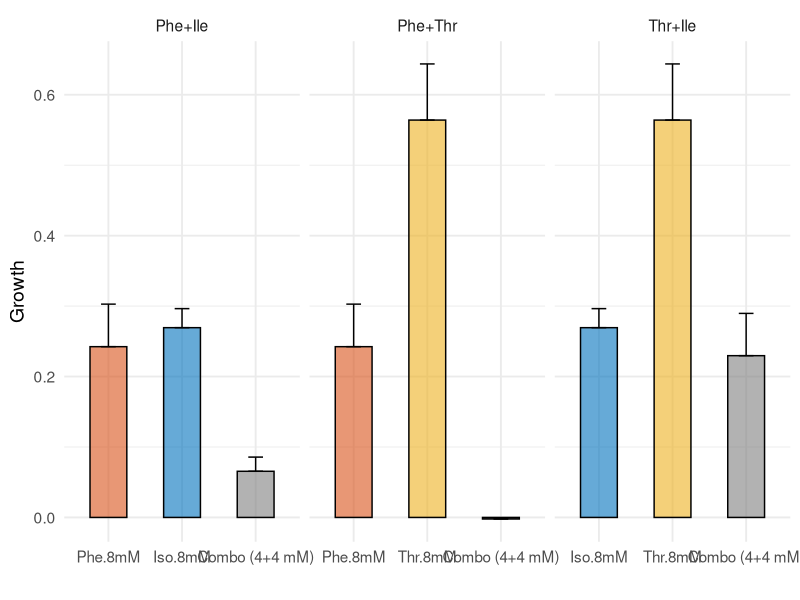

This figure's R source:
library(dplyr)
library(tidyr)
library(pracma)
library(broom)
library(ggplot2)
library(gridExtra)

##import AUC data:
auc_results = read.csv('./synergy-analysis/data/auc.csv')
auc_summary = read.csv('./synergy-analysis/data/auc_summary.csv')

##calculate growth:
auc_results <- auc_results %>%
  left_join(
    auc_results %>% 
      filter(Condition == "WT") %>% 
      select(Batch, AUC_control = AUC),
    by = "Batch"
  ) %>%
  mutate(growth = (AUC / AUC_control))

##define dose-sparing comparisons:
dose_sparing_list <- list(
  "Phe+Ile" = list(
    singles = c("Phe.8mM", "Iso.8mM"),
    combo   = "Phe.4mM...Iso.4mM"
  ),
  "Phe+Thr" = list(
    singles = c("Phe.8mM", "Thr.8mM"),
    combo   = "Phe.4mM..Thr.4mM"
  ),
  "Thr+Ile" = list(
    singles = c("Thr.8mM", "Iso.8mM"),
    combo   = "Thr.4mM...Iso.4mM"
  )
)

##plotting dataframe:
plot_data_all <- data.frame()
for (grp in names(dose_sparing_list)) {
  singles <- dose_sparing_list[[grp]]$singles
  combo   <- dose_sparing_list[[grp]]$combo
  # Singles (8 mM)
  singles_df <- auc_results %>%
    filter(Condition %in% singles) %>%
    group_by(Condition) %>%
    summarise(
      mean_growth = mean(growth),
      SE_growth   = sd(growth)/sqrt(n()),
      .groups = "drop"
    ) %>%
    mutate(Group = grp)
  # Combo (4+4 mM)
  combo_df <- auc_results %>%
    filter(Condition == combo) %>%
    summarise(
      mean_growth = mean(growth),
      SE_growth   = sd(growth)/sqrt(n()),
      .groups = "drop"
    ) %>%
    mutate(
      Condition = "Combo (4+4 mM)",
      Group = grp
    )
  plot_data_all <- bind_rows(plot_data_all, singles_df, combo_df)
}
plot_data_all$Condition <- factor(
  plot_data_all$Condition,
  levels = c("Phe.8mM", "Iso.8mM", "Thr.8mM", "Combo (4+4 mM)")
)

##plot:
colors <- c("Phe.8mM" = "#D95319","Iso.8mM" = "#0072BD","Thr.8mM" = "#EDB120","Combo (4+4 mM)" = "gray50")
dose_sparing_plot <- ggplot(plot_data_all,
                            aes(x = Condition, y = mean_growth, fill = Condition)) +
  geom_bar(stat = "identity", width = 0.5,
           color = "black", alpha = 0.6) +
  geom_errorbar(aes(ymin = mean_growth,
                    ymax = pmin(1, mean_growth + SE_growth)),
                width = 0.2) +
  scale_fill_manual(values = colors) +
  labs(y = "Growth", x = "") +
  facet_wrap(~Group, scales = "free_x") +
  theme_minimal(base_size = 14) +
  theme(axis.text.x = element_text(size = 11),
        legend.position = "none")

##save:
ggsave("./synergy-analysis/plots/dose_sparing_Growth.tiff", dose_sparing_plot,
  width = 8.5,height = 3,dpi = 600,compression = "lzw")

##test:
stats_data <- data.frame()
for (grp in names(dose_sparing_list)) {
  singles <- dose_sparing_list[[grp]]$singles
  combo   <- dose_sparing_list[[grp]]$combo
  tmp <- auc_results %>%
    filter(Condition %in% c(singles, combo)) %>%
    mutate(
      Group = grp,
      Condition = case_when(
        Condition == combo ~ "Combo",
        TRUE ~ Condition
      )
    )
  stats_data <- bind_rows(stats_data, tmp)
}

stats_results <- data.frame()
for (grp in unique(stats_data$Group)) {
  df <- stats_data %>% filter(Group == grp)
  combo_vals <- df %>% filter(Condition == "Combo") %>% pull(growth)
  singles <- unique(df$Condition[df$Condition != "Combo"])
  for (s in singles) {
    single_vals <- df %>% filter(Condition == s) %>% pull(growth)
    test <- t.test(combo_vals, single_vals)
    stats_results <- bind_rows(
      stats_results,
      data.frame(
        Group = grp,
        Comparison = paste("Combo vs", s),
        p_value = test$p.value,
        mean_combo = mean(combo_vals),
        mean_single = mean(single_vals),
        sd_single = sd(single_vals)
      )
    )
  }
}
stats_results$p_adj <- p.adjust(stats_results$p_value, method = "BH")

write.csv(stats_results, './synergy-analysis/data/dosesparing_stats.csv',row.names=FALSE)
